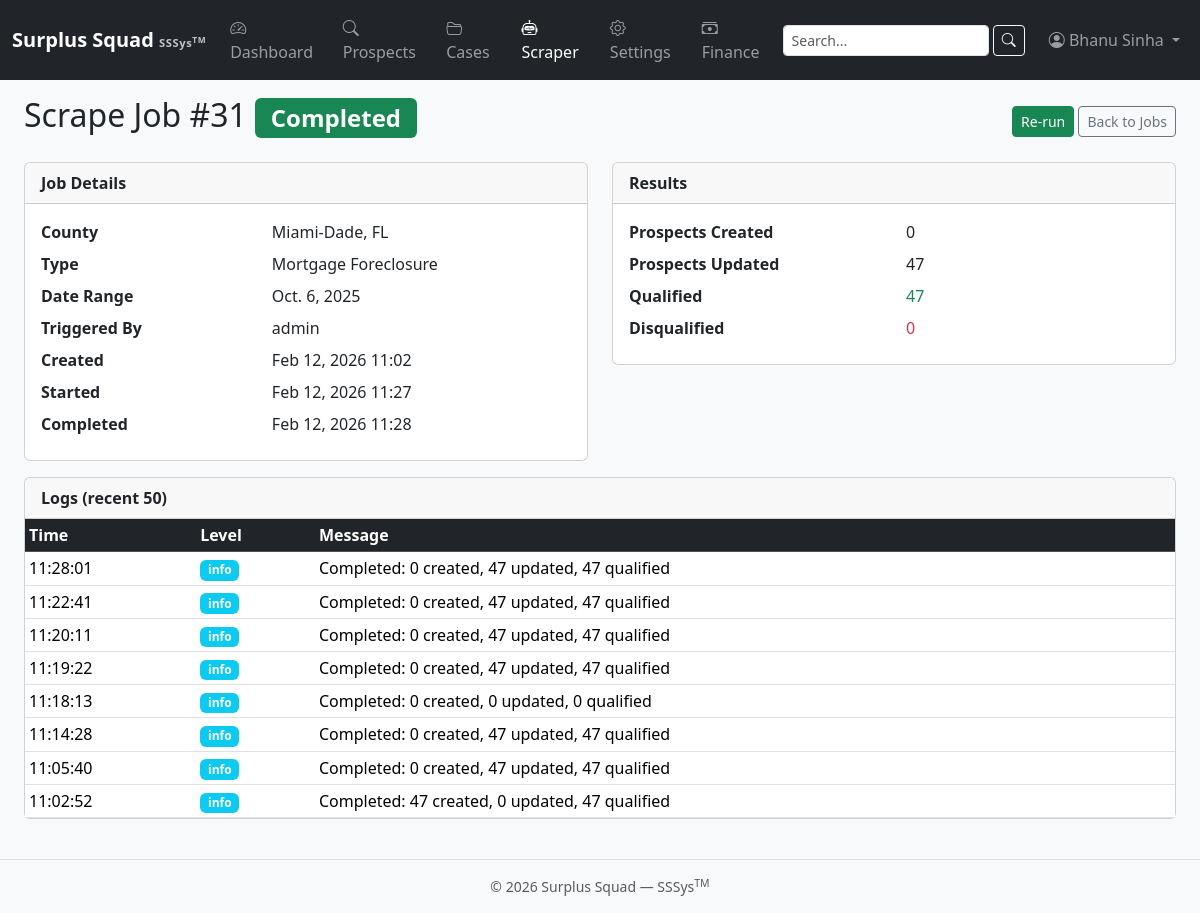
Before: /scraper/jobs/31/ (signed in) with the older database file.
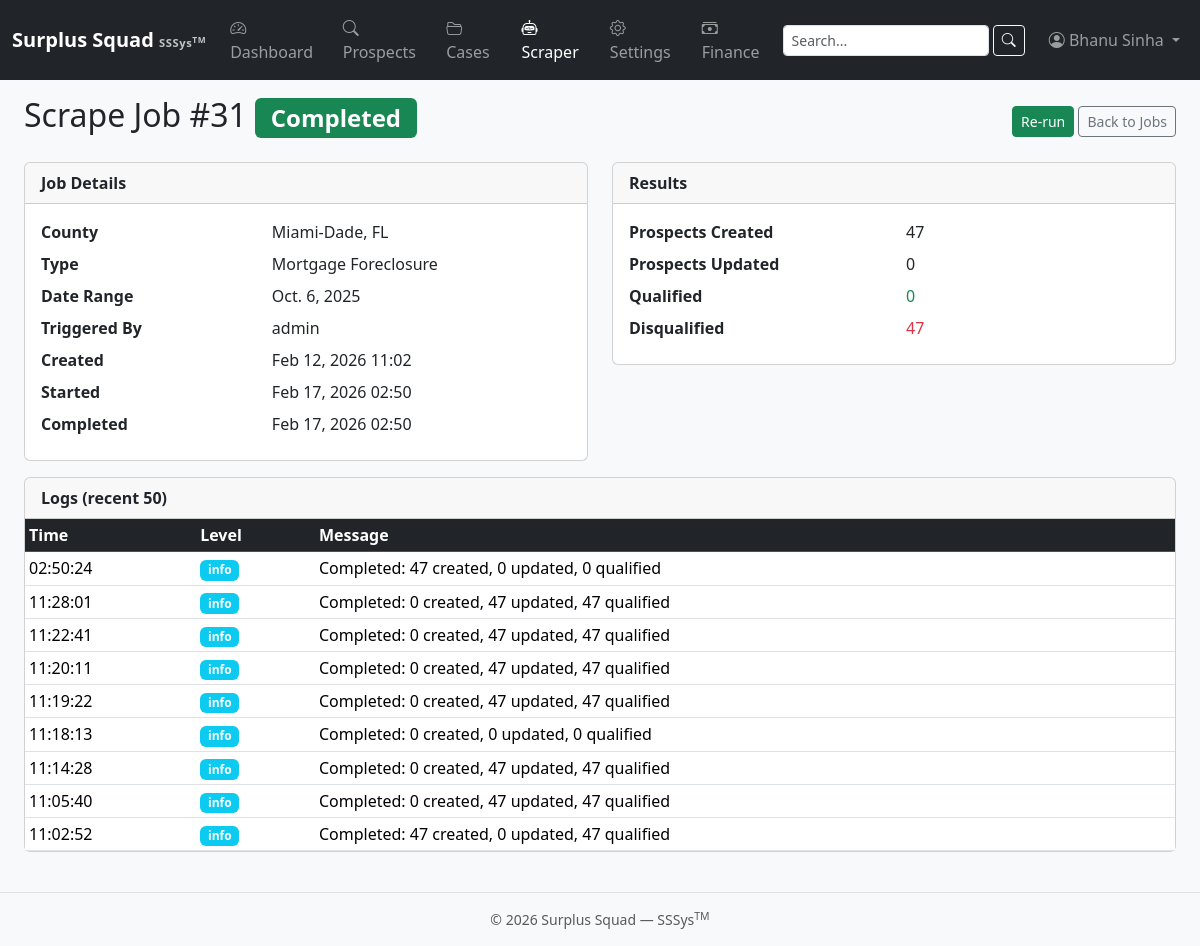
After: the same page with the newer database file.
### apps/scraper/models.py (models this page shows, shortened)
class ScrapeJob(models.Model):
    JOB_STATUS = [
        ('pending', 'Pending'),
        ('running', 'Running'),
        ('completed', 'Completed'),
        ('failed', 'Failed'),
    ]
    JOB_TYPE = [
        ('TD', 'Tax Deed'),
        ('TL', 'Tax Lien'),
        ('SS', 'Sheriff Sale'),
        ('MF', 'Mortgage Foreclosure'),
    ]
    name = models.CharField(
        max_length=255,
        blank=True,
        default='',
        help_text="Human-friendly identifier used to group related jobs",
    )
    county = models.ForeignKey('locations.County', on_delete=models.CASCADE, related_name='scrape_jobs')
    job_type = models.CharField(max_length=8, choices=JOB_TYPE)
    target_date = models.DateField(help_text="Start date for scraping")
    end_date = models.DateField(null=True, blank=True, help_text="End date (inclusive). Leave blank for single date.")
    status = models.CharField(max_length=32, choices=JOB_STATUS, default='pending')
    triggered_by = models.ForeignKey(User, on_delete=models.SET_NULL, null=True, blank=True)
    prospects_created = models.PositiveIntegerField(default=0)
    prospects_updated = models.PositiveIntegerField(default=0)
    prospects_qualified = models.PositiveIntegerField(default=0)
    prospects_disqualified = models.PositiveIntegerField(default=0)
    error_message = models.TextField(blank=True)
    created_at = models.DateTimeField(auto_now_add=True)
    started_at = models.DateTimeField(null=True, blank=True)
    completed_at = models.DateTimeField(null=True, blank=True)
    class Meta:
        ordering = ('-created_at',)

class ScrapeLog(models.Model):
    LOG_LEVEL = [
        ('info', 'Info'),
        ('warning', 'Warning'),
        ('error', 'Error'),
    ]
    job = models.ForeignKey(ScrapeJob, on_delete=models.CASCADE, related_name='logs')
    level = models.CharField(max_length=32, choices=LOG_LEVEL)
    message = models.TextField()
    raw_html = models.TextField(blank=True)
    created_at = models.DateTimeField(auto_now_add=True)
    class Meta:
        ordering = ('-created_at',)

### apps/locations/models.py (models this page shows, shortened)
class County(models.Model):
    PLATFORM_CHOICES = [
        ("realforeclose", "RealForeclose"),
        ("realtaxdeed", "RealTaxDeed"),
        ("other", "Other"),
    ]
    state = models.ForeignKey(State, on_delete=models.CASCADE, related_name="counties")
    name = models.CharField(max_length=150)
    slug = models.SlugField(max_length=150)
    fips_code = models.CharField(max_length=10, blank=True, default="")
    is_active = models.BooleanField(default=True)
    last_scraped = models.DateTimeField(blank=True, null=True)
    auction_calendar_url = models.URLField(blank=True, default="")
    realtdm_url = models.URLField(blank=True, default="")
    platform = models.CharField(max_length=32, choices=PLATFORM_CHOICES, default="other")
    class Meta:
        verbose_name_plural = "counties"
        unique_together = [("state", "slug")]
        ordering = ["name"]

class State(models.Model):
    name = models.CharField(max_length=100)
    abbreviation = models.CharField(max_length=5, unique=True)
    is_active = models.BooleanField(default=True)
    class Meta:
        ordering = ["name"]

### apps/scraper/views.py (the view)
# urls.py: path("jobs/<int:pk>/", views.ScrapeJobDetailView.as_view(), name="job_detail"),
class ScrapeJobDetailView(AdminRequiredMixin, DetailView):
    model = ScrapeJob
    template_name = "scraper/job_detail.html"
    def get_queryset(self):
        return ScrapeJob.objects.select_related("county", "county__state", "triggered_by")
    def get_context_data(self, **kwargs):
        ctx = super().get_context_data(**kwargs)
        ctx["logs"] = ScrapeLog.objects.filter(job=self.object).order_by("-created_at")[:50]
        return ctx

### apps/accounts/mixins.py (called while the page is built)
    def test_func(self):
        user = self.request.user
        return hasattr(user, 'profile') and user.profile.is_admin

### apps/accounts/models.py (called while the page is built)
    @property
    def can_view_prospects(self):
        return self.role in {self.ROLE_PROSPECTS_ONLY, self.ROLE_BOTH, self.ROLE_ADMIN}

    @property
    def can_view_cases(self):
        return self.role in {self.ROLE_CASES_ONLY, self.ROLE_BOTH, self.ROLE_ADMIN}

    @property
    def is_admin(self):
        return self.role == self.ROLE_ADMIN or self.user.is_superuser

### templates/scraper/job_detail.html (shortened to what this page needs)
{% extends "base.html" %}
{% block content %}
<div class="d-flex justify-content-between align-items-center mb-3">
  <h2>Scrape Job #{{ object.pk }}
    {% if object.status == "completed" %}<span class="badge bg-success">Completed</span>
    {% elif object.status == "running" %}<span class="badge bg-warning text-dark">Running</span>
    {% elif object.status == "failed" %}<span class="badge bg-danger">Failed</span>
    {% else %}<span class="badge bg-secondary">Pending</span>{% endif %}
  </h2>
  <div>
    {% if object.status != "running" %}
    <form method="post" action="{% url 'scraper:job_run' object.pk %}" class="d-inline">
      <button type="submit" class="btn btn-sm btn-success">
        {% if object.status == "pending" %}Run Now{% else %}Re-run{% endif %}
      </button>
    </form>
    {% endif %}
    <a href="{% url 'scraper:job_list' %}" class="btn btn-sm btn-outline-secondary">Back to Jobs</a>
  </div>
</div>
<div class="row">
  <div class="col-md-6">
    <div class="card mb-3">
      <div class="card-header"><strong>Job Details</strong></div>
      <div class="card-body">
        <dl class="row mb-0">
          <dt class="col-sm-5">County</dt>
          <dd class="col-sm-7">{{ object.county.name }}, {{ object.county.state.abbreviation }}</dd>
          <dt class="col-sm-5">Type</dt>
          <dd class="col-sm-7">{{ object.get_job_type_display }}</dd>
          <dt class="col-sm-5">Date Range</dt>
          <dd class="col-sm-7">{{ object.target_date }}{% if object.end_date %} &rarr; {{ object.end_date }}{% endif %}</dd>
          <dt class="col-sm-5">Triggered By</dt>
          <dd class="col-sm-7">{{ object.triggered_by.username|default:"-" }}</dd>
          <dt class="col-sm-5">Created</dt>
          <dd class="col-sm-7">{{ object.created_at|date:"M d, Y H:i" }}</dd>
          {% if object.started_at %}
          <dt class="col-sm-5">Started</dt>
          <dd class="col-sm-7">{{ object.started_at|date:"M d, Y H:i" }}</dd>
          {% endif %}
          {% if object.completed_at %}
          <dt class="col-sm-5">Completed</dt>
          <dd class="col-sm-7">{{ object.completed_at|date:"M d, Y H:i" }}</dd>
          {% endif %}
        </dl>
      </div>
    </div>
  </div>
  <div class="col-md-6">
    <div class="card mb-3">
      <div class="card-header"><strong>Results</strong></div>
      <div class="card-body">
        <dl class="row mb-0">
          <dt class="col-sm-6">Prospects Created</dt>
          <dd class="col-sm-6">{{ object.prospects_created }}</dd>
          <dt class="col-sm-6">Prospects Updated</dt>
          <dd class="col-sm-6">{{ object.prospects_updated }}</dd>
          <dt class="col-sm-6">Qualified</dt>
          <dd class="col-sm-6"><span class="text-success">{{ object.prospects_qualified }}</span></dd>
          <dt class="col-sm-6">Disqualified</dt>
          <dd class="col-sm-6"><span class="text-danger">{{ object.prospects_disqualified }}</span></dd>
        </dl>
      </div>
    </div>
  </div>
</div>
<div class="card">
  <div class="card-header"><strong>Logs (recent 50)</strong></div>
  <div class="table-responsive">
    <table class="table table-sm mb-0">
      <thead class="table-dark">
        <tr>
          <th>Time</th>
          <th>Level</th>
          <th>Message</th>
        </tr>
      </thead>
      <tbody>
        {% for log in logs %}
        <tr class="{% if log.level == 'error' %}table-danger{% elif log.level == 'warning' %}table-warning{% endif %}">
          <td>{{ log.created_at|date:"H:i:s" }}</td>
          <td><span class="badge {% if log.level == 'error' %}bg-danger{% elif log.level == 'warning' %}bg-warning text-dark{% else %}bg-info{% endif %}">{{ log.level }}</span></td>
          <td>{{ log.message }}</td>
        </tr>
        {% empty %}
        <tr><td colspan="3" class="text-center text-muted">No logs yet.</td></tr>
        {% endfor %}
      </tbody>
    </table>
  </div>
</div>
{% endblock %}

Changed rows visible on the page:
changed ScrapeJob "Mortgage Foreclosure": started_at "Feb 12, 2026 11:27" → "Feb 17, 2026 02:50"; completed_at "Feb 12, 2026 11:28" → "Feb 17, 2026 02:50"; prospects_created "0" → "47"; prospects_updated "47" → "0"; prospects_qualified "47" → "0"; prospects_disqualified "0" → "47"
added ScrapeLog: created_at "02:50:24", level "info", message "Completed: 47 created, 0 updated, 0 qualified"
